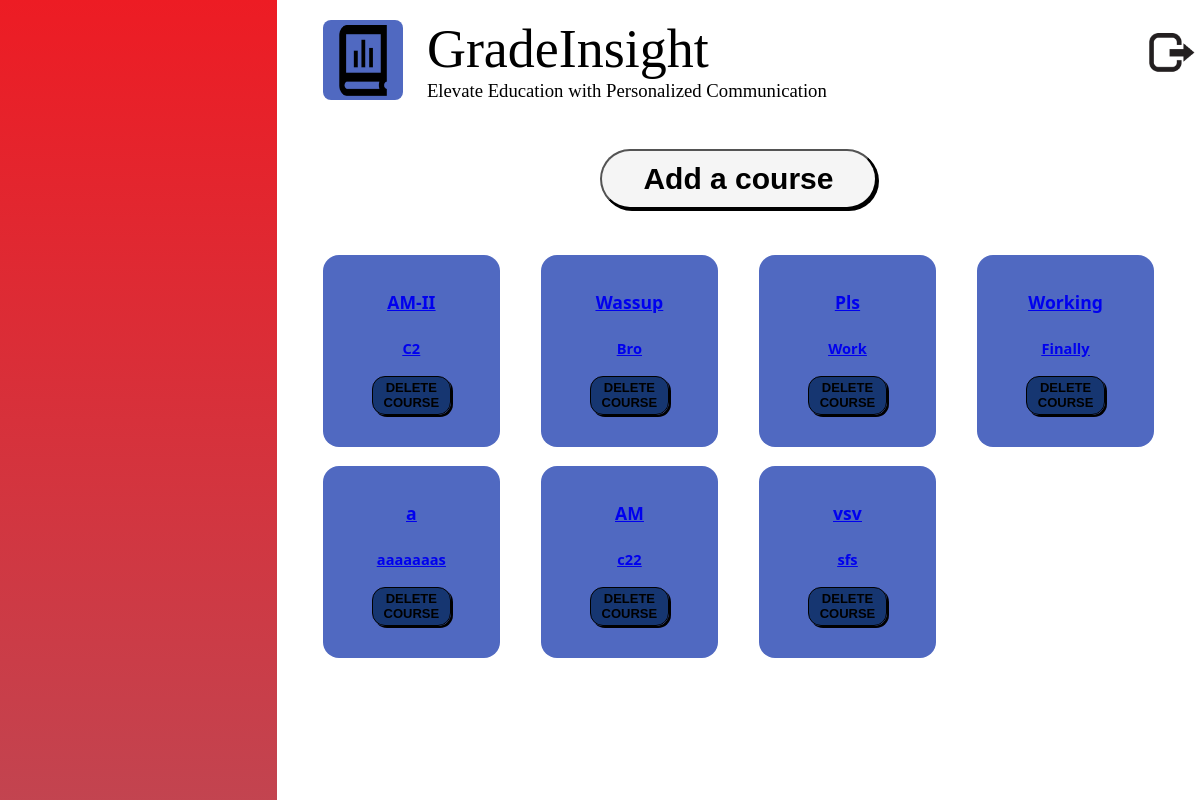
The app's page /courses (signed in), older data.
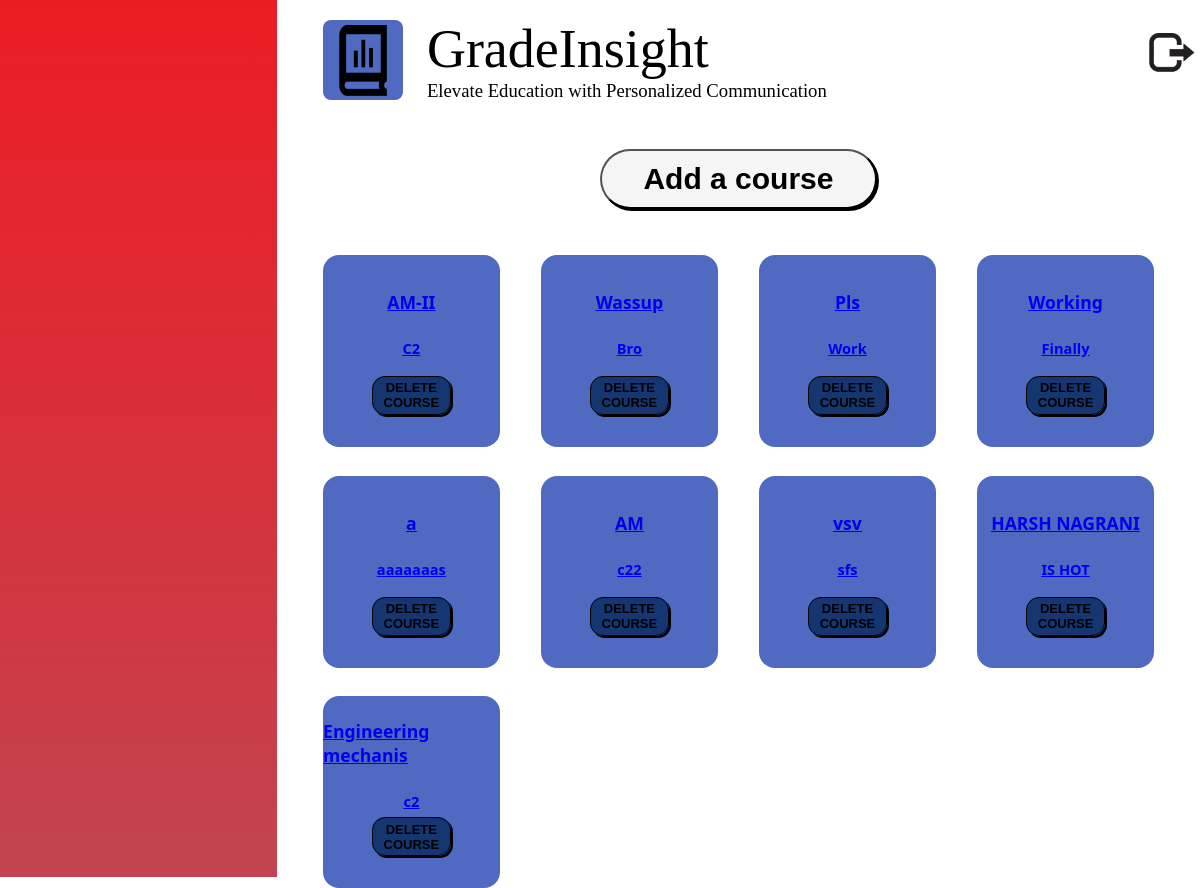
The same page, newer data.
### tables this page shows
CREATE TABLE [courses] ([course_id] INTEGER  PRIMARY KEY AUTOINCREMENT NOT NULL,[course_name] NVARCHAR(250)  NOT NULL,[teacher_id] INTEGER  NOT NULL,[class] NVARCHAR(250)  NOT NULL,FOREIGN KEY(teacher_id) REFERENCES teacher_entry(teacher_id));

### app.py (the view)
@app.route("/courses")
@login_required
def display_courses():
    val = (session["user_id"],)
    sql = "SELECT * FROM courses WHERE teacher_id = %r"%(val)
    mydb.execute(sql)
    courses = mydb.fetchall()
    return render_template("addCourse.html", courses=courses)

### app.py (called while the page is built)
@app.after_request
def after_request(response):
    response.headers["Cache-Control"] = "no-cache, no-store, must-revalidate"
    response.headers["Expires"] = 0
    response.headers["Pragma"] = "no-cache"
    return response

### helpers.py (called while the page is built)
def login_required(f):
    @wraps(f)
    def decorated_function(*args, **kwargs):
        if session.get("user_id") is None:
            return redirect("/login")
        return f(*args, **kwargs)
    return decorated_function

### templates/addCourse.html (shortened to what this page needs)
<!DOCTYPE html>
<html lang="en">
<head>
    <link rel="stylesheet" href="\static\addCourse.css">
</head>
<body>
    <div class="full_body" class="col-lg-4 col-md-6 sx-12">
        <div class="left_coloumn">
        </div>
        <div class="right_coloumn"  >
            <div class="header_wrapper">
                <div class="header">
                    <div class="logo_wrapper">
                        <div class="logo_img">
                            <img src="/static/images/Union123.png" alt="" class="logo">
                        </div>
                        <div class="name">
                            <h1 class="gradeinsight">GradeInsight</h1>
                            <h3 class="slogan">Elevate Education with Personalized Communication</h3>
                        </div>
                    </div>
                    <div class="logout_img">
                        <a href="/logout"><img src="/static/images/image 3234.png" alt="" class="logout"></a>
                    </div>
                </div>
            </div>
            <div class="addcoursebutton">
                <button type="submit" id="addcourse_btn" class="courseclick">Add a course</button>
            </div>
                <div class="courses" id="courses">
                        {%for course in courses%}
                        <a href="/course/{{course[0]}}">
                        <div class="course1 " id="course1">
                            <div class="text_context_wrapper">
                                <div class="text_content">
                                    <h4 class="course_name_output"> {{ course[1] }}</h4><br>
                                    <h5 class="year_output">{{course[3] }}</h5>
                                </div>
                            </div>
                            <div class="trash_wrapper">
                            <form action="/delete" method=post>
                                <button class="trash" id="trash" type="submit">DELETE COURSE</button>
                            </form>
                            </div>
                        </div>
                    </a>
                        {%endfor%}
                </div>
        </div>
    </div>
</body>
</html>

### static/addCourse.css (style rules this page uses)
* { margin: 0; box-sizing: border-box; }
.full_body { display: flex; flex-direction: row; width: 100%; min-height: 100vh; }
.left_coloumn { min-height: 100vh; width: 30%; background: linear-gradient(180deg, #ED1C24 0%, rgba(183, 32, 46, 0.84) 100%); }
.right_coloumn { width: 100%; height: 100%; position: relative; }
.header_wrapper { width: 100%; }
.header { display: flex; flex-direction: row; justify-content: space-evenly; align-items: center; }
.logo { height: 87.78%; width: 60%; }
.header_wrapper { width:100%; }
.header { display:flex; flex-direction:row; justify-content:space-evenly ; align-content:center; }
.logout { height:50%; width:70% ; padding-top:5%; justify-items: center; float:right; cursor: pointer; }
.logo_img { width: 5rem; height: 5rem; border-radius: 10%; display: flex; justify-content: center; align-items: center; align-content: center; justify-items: center; background: rgba(80, 105, 193, 1); }
.logo_wrapper { width: 100%; padding-top: 2%; display: flex; flex-direction: row; padding-left:5%; justify-content:flex-start; align-items: center; align-content: center; justify-items: center; }
.name { padding-left: 3%; font-family: "Inknut Antiqua"; display: flex; flex-direction: column; justify-content: center; }
.gradeinsight { font-size: max(4.5vw, 3px); font-family: "Inknut Antiqua"; font-weight: 200; }
.slogan { font-weight: 200; display: flex; flex-shrink: 0; }
button { border-radius:2rem ; font-weight: bold; flex-shrink: 0; background-color:whitesmoke; padding-left: 1%; padding-right: 1%; box-shadow:2px 2px; }
.addcoursebutton { padding-top: 5%; display: flex; flex-direction: row; align-content: center; justify-content: center; justify-items: center; align-items: center; }
.courses { width: 100%; max-height: fit-content; padding: 5%; display: grid; grid-template-columns: repeat(4, 1fr); gap: 5%; }
.course1 { display: flex; flex-direction: column; align-content: center; align-items: center; height: 12em; background-color: rgba(80, 105, 193, 1); border-radius: 1em; position: relative; }
.text_content { padding-top: 50px; word-wrap: break-word; display: flex; flex-direction: column; width: 100%; height: 100%; justify-content: center; align-items: center; justify-items: center; align-content: center; height: 5em; text-decoration: underline; font-size: 110%; font-family: system-ui, -apple-system, BlinkMacSystemFont, 'Segoe UI', Roboto, Oxygen, Ubuntu, Cantarell, 'Open Sans', 'Helvetica Neue', sans-serif; }
.course_name_output, .year_outpu { display: flex; flex-direction: row; justify-content: center; align-items: center; justify-items: center; align-content: center; }
.courseclick { height: 5vmax; width: 30%; cursor: pointer; font-size: max(2.5vw, 1px); font-weight: bolder; display: flex; flex-direction: row; justify-content: center; align-items: center; justify-items: center; }
.trash { width: 70%; height: 3em; background-color: rgba(8, 42, 94, 0.8); cursor: pointer; border-radius: 1em; border: 1px solid black; font-size: small; }
form { display: flex; align-content: center; align-items: center; justify-content: center; }
.trash_wrapper { position: absolute; bottom: 2em; width: 100%; display: flex; align-content: center; align-items: center; justify-content: center; }
::placeholder { font-size: large; }

Row changes from the older to the newer data that the page shows:
added courses: course_name "HARSH NAGRANI", class "IS HOT"
added courses: course_name "Engineering mechanis", class "c2"
